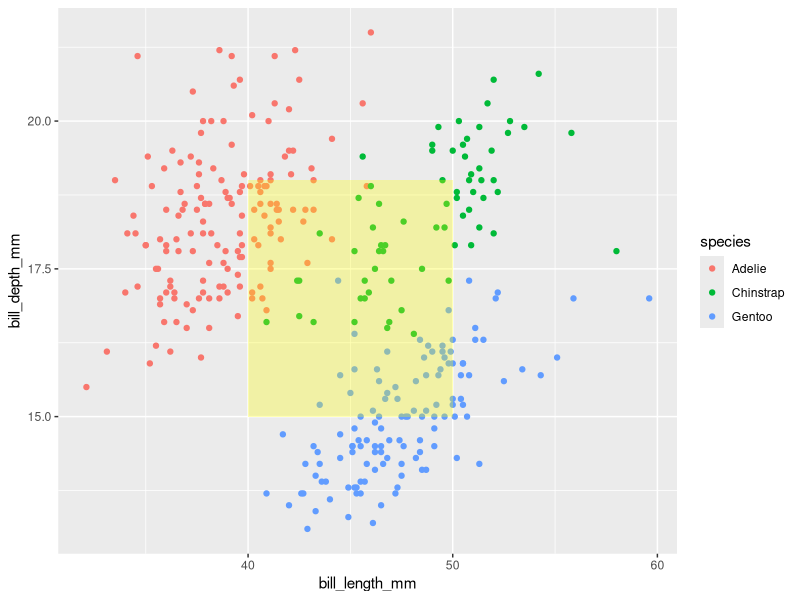
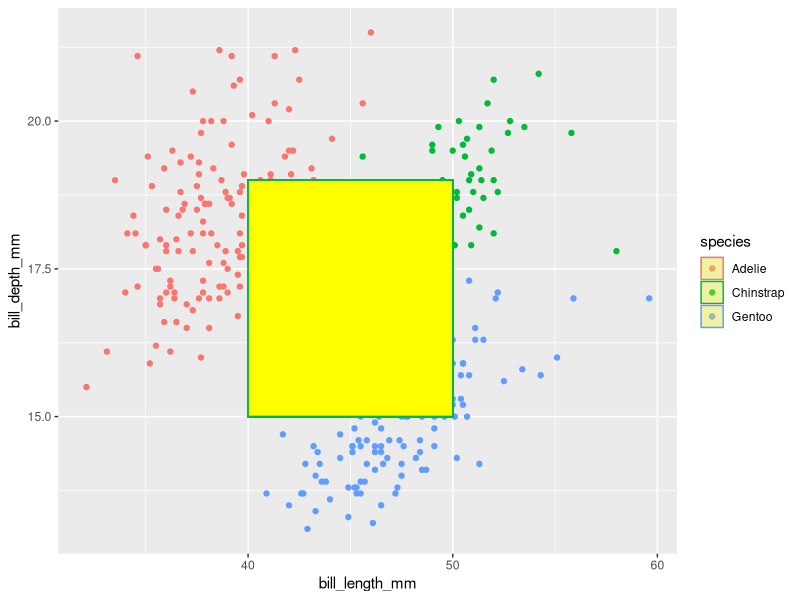

Recreate these plots in R, in order.

            library(ggplot2)
            library(palmerpenguins)
            built_answer <- tryCatch(
                {
                    set.seed(42)
                    ggplot(penguins, aes(x = bill_length_mm, y = bill_depth_mm, colour = species)) + geom_point() + annotate("rect", xmin = 40, xmax = 50, ymin = 15, ymax = 19, fill = "yellow", alpha = 0.3)
                    suppressWarnings(
                        if (!file.exists("/sandbox/figures/bill-length_bill-depth_scatter_annotate_rect_answer.png")) {
                            ggsave(
                                width = 3,
                                height = 3,
                                "/sandbox/figures/bill-length_bill-depth_scatter_annotate_rect_answer.png"
                            )
                        }
                    )
                    suppressWarnings(
                        ggplot_build(last_plot())
                    )
                },
                error = function(e) {
                    'ERROR'
                }
            )
            built_submission <- tryCatch(
                {
                    set.seed(42)
                    library(ggplot2)
library(palmerpenguins)

ggplot(penguins, aes(x = bill_length_mm, y = bill_depth_mm, color = species)) +
  geom_point() +
  geom_rect(xmin = 40, xmax = 50, ymin = 15, ymax = 19, fill = "yellow", alpha = 0.3)
                    suppressWarnings(
                        ggsave(
                            width = 3,
                            height = 3,
                            "figures/bill-length_bill-depth_scatter_annotate_rect_submission_gemma.png"
                        )
                    )
                    suppressWarnings(
                        ggplot_build(last_plot())
                    )
                },
                error = function(e) {
                    'ERROR'
                }
            )
            cat(isTRUE(all.equal(built_answer, built_submission)))
        
